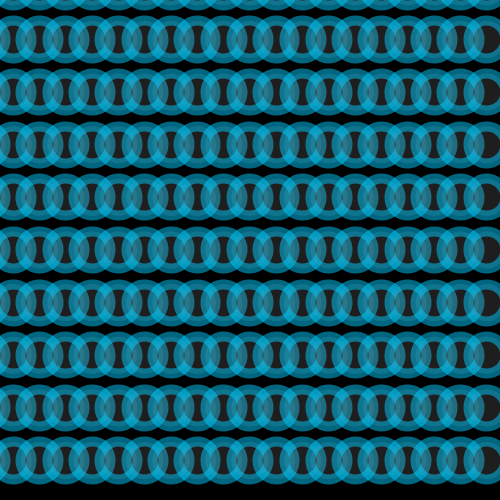
Frame 1 (no input)
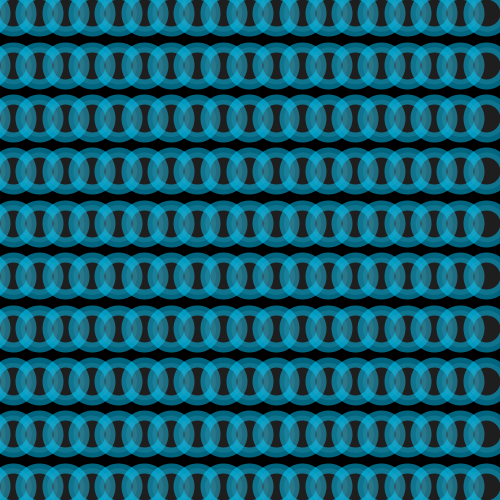
Frame 60 (the mouse pressed at the canvas centre just before this capture)
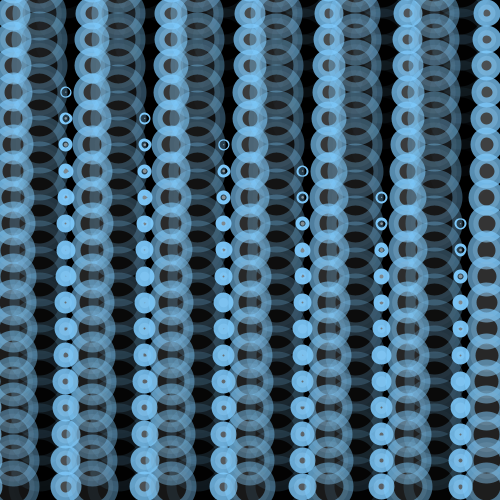
Frame 120 (the mouse held since frame 60 and released just before this capture)

The Processing sketch that drew these frames (run headless with seeded random() and noise(); from frame 60 on, the mouse is pressed at the canvas centre):

// Processing sketch: processing_152342
// ── processing_152342.pde

/*
 * Creative Coding
 * Week 2, 06 - Moving Patterns 2
 * by Indae Hwang and Jon McCormack
 * Copyright (c) 2014 Monash University
 *
 * Similar to the previous sketch, this sketch draws a grid of oscillating circles. Each circle has a "lifetime"
 * over which it grows and changes intensity and opacity. At the end of each lifetime the circle begins again.
 * Pressing the left and right arrow keys changes the lifetime of all the circles globally.
 *
 */
 
// variable used to store the current frame rate value
int frame_rate_value;
 
void setup() {
 
  // make the display window the full size of the screen
  size(500,500);//displayWidth, displayHeight);
 
  frame_rate_value = 11;
  rectMode(CENTER);
  background(0);

  
}
 
 
void draw() {
 
  frame_rate_value = (int)map(mouseX,0,width,2,120);
   
  background(0);
 
  int num = 20;
  int margin = 0;
  float gutter = 0; //distance between each cell
  float cellsize = ( width - (2 * margin) - gutter * (num - 1) ) / (num - 1);
 
  int circleNumber = 1; // counter
  for (int i=0; i<num; i++) {
    for (int j=0; j<num; j++) {
      circleNumber = (i * num) + j; // different way to calculate the circle number from w2_04
 
      float tx = margin + cellsize * i + gutter * i;
      float ty = margin + cellsize * j + gutter * j;
 
      movingCircle(tx, ty, cellsize, circleNumber);
    }
  }
} //end of draw
 
 
void movingCircle(float x, float y, float size, int offset) {
 
  float circlePeriod = (float)frame_rate_value;
  float circleAge = (float)((frameCount + offset) % (int)circlePeriod) / circlePeriod;
 
  float circleSize = size * 2.0 * sin(circleAge * HALF_PI);
 
  strokeWeight(10);
  stroke(color(map(mouseY,0,height,0,255),204,255), lerp(255, 0, circleAge));
  fill(lerp(258, 0, circleAge), lerp(120, 0, circleAge));
  ellipse(x-size/2, y-size/2, circleSize, circleSize);
}
 
 
/*
 * keyReleased function
 *
 * called automatically by Processing when a keyboard key is released
 */
void keyReleased() {
 
  // right arrow -- increase frame_rate_value
  if (keyCode == RIGHT && frame_rate_value < 120) {
    frame_rate_value++;
  }
 
  // left arrow -- decrease frame_rate_value
  if ( keyCode == LEFT && frame_rate_value > 2) {
    frame_rate_value--;
  }
 
  // print the current value on the screen
  println("Current frame Rate is: " + frame_rate_value);
}
